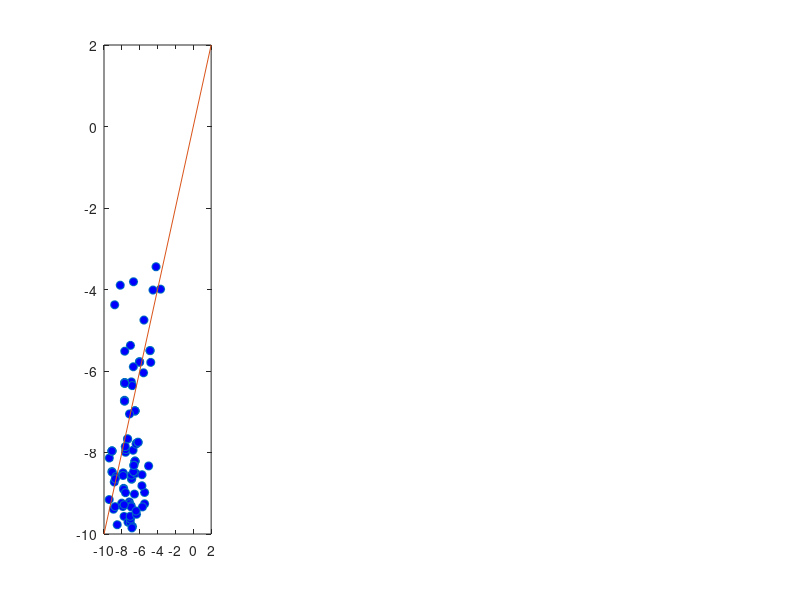

Write the MATLAB code that produced this figure. (Note: this script raises an error after producing the figure.)
% for paper "Inferring stochastic dynamics of complex systems", T.-T. Gao,
% B. Barzel, and G. Yan
clc; clear;
%load data
data = csvread('PathDataNewValues.csv');
injection = csvread('injection_position.csv');

% NTG
Type1 = zeros(4,size(data,2));
Type1(1,:) = mean(data(1:4,1:end));
std1 = std(data(1:4,1:end));
Type1(2,:) = mean(data(8:15,1:end));
std2 = std(data(8:15,1:end));
Type1(3,:) = mean(data(23:28,1:end));
std3 = std(data(23:28,1:end));
Type1(4,:) = mean(data(34:39,1:end));
std4 = std(data(34:39,1:end));

% G2019S
Type2 = zeros(4,size(data,2));
Type2(1,:) = mean(data(5:7,1:end));
std1 = std(data(5:7,1:end));
Type2(2,:) = mean(data(16:22,1:end));
std2 = std(data(16:22,1:end));
Type2(3,:) = mean(data(29:33,1:end));
std3 = std(data(29:33,1:end));
Type2(4,:) = mean(data(40:end,1:end));
std4 = std(data(40:end,1:end));

% data augumentation
DataSet = zeros(5000,size(data,2)*5);
for i = 1:5000
    m1 = round(rand(1,2).*3+1);
    m2 = round(rand(1,4).*7+8);
    m3 = round(rand(1,3).*5+23);
    m4 = round(rand(1,3).*5+34);
%     DataSet(4*i-3,1:size(data,2)) = injection;
%     DataSet(4*i-3,size(data,2)+1) = 1;
%     DataSet(4*i-3,size(data,2)+2:end) = std1.*randn(1,160).*0.1 + Type1(1,:);
%     DataSet(4*i-2,1:size(data,2)) = injection;
%     DataSet(4*i-2,size(data,2)+1) = 3;
%     DataSet(4*i-2,size(data,2)+2:end) = std2.*randn(1,160).*0.1 + Type1(2,:);
%     DataSet(4*i-1,1:size(data,2)) = injection;
%     DataSet(4*i-1,size(data,2)+1) = 3;
%     DataSet(4*i-1,size(data,2)+2:end) = std3.*randn(1,160).*0.1 + Type1(3,:);
%     DataSet(4*i,1:size(data,2)) = injection;
%     DataSet(4*i,size(data,2)+1) = 3;
%     DataSet(4*i,size(data,2)+2:end) = std4.*randn(1,160).*0.1 + Type1(4,:);
    DataSet(i,1:size(data,2)) = injection;
    DataSet(i,size(data,2)+1:size(data,2)*2) = std1.*randn(1,160).*0.1 + Type1(1,:);
    DataSet(i,size(data,2)*2+1:size(data,2)*3) = std2.*randn(1,160).*0.08 + Type1(2,:);
    DataSet(i,size(data,2)*3+1:size(data,2)*4) = std3.*randn(1,160).*0.08 + Type1(3,:);
    DataSet(i,size(data,2)*4+1:size(data,2)*5) = std4.*randn(1,160).*0.08 + Type1(4,:);
end

%writematrix(DataSet,'initial_injection_dataset.csv');

% load('W.mat');
% %ic*ic -> adjust the matrix
% Wnew = zeros(length(W));
% Wnew(1:length(W)/2,1:length(W)/2) = W(1:length(W)/2,1:length(W)/2);
% Wnew(length(W)/2+1:end,length(W)/2+1:end) = W(length(W)/2+1:end,1:length(W)/2);
% Wnew(length(W)/2+1:end,1:length(W)/2) = W(length(W)/2+1:end,length(W)/2+1:end);
% Wnew(1:length(W)/2,length(W)/2+1:end) = W(1:length(W)/2,length(W)/2+1:end);

A = csvread('TauWValues.csv');
ii = 1;
for i = 1:size(A,1)
    for j = 1:size(A,1)
        if A(i,j) ~= 0
            E(ii,1) = i;
            E(ii,2) = j;
            E(ii,3) = A(i,j);
            ii = ii+1;
        end
    end
end
Enew = sortrows(E,2);

%DataSet = csvread('path_data_augment.csv');
STD = [std1;std2;std3;std4];


% retro A; antero A';
aA = A';
ii = 1;
for i = 1:size(aA,1)
    for j = 1:size(aA,1)
        if aA(i,j) ~= 0
            aE(ii,1) = i;
            aE(ii,2) = j;
            aE(ii,3) = aA(i,j);
            ii = ii+1;
        end
    end
end
aEnew = sortrows(aE,2);

RA_E = [];
RA_E(1:length(aEnew),1:3) = Enew;

for i = 1:length(aEnew)
    m = find(Enew(:,1)==aEnew(i,1));
    n = find(Enew(m,2)==aEnew(i,2));
    if length(m) ~= 0 && length(n) ~= 0
        RA_E(m(n),4) = aEnew(i,3);
    else
        tmp = [aEnew(i,1:2),0,aEnew(i,3)];
        RA_E = [RA_E;tmp];
    end
end
Ret_Ant_E = sortrows(RA_E,2);
kk = Ret_Ant_E(:,3:4);
tempE = [Ret_Ant_E(:,1:2),kk];
%writematrix(tempE,'retro_antero_edge.csv');

% writematrix(DataSet,'augDataSet_ave.csv');

% writematrix(Type1,'aveData.csv');

 D = csvread('TauD.csv');
 Dnew = 1./log(D.^2);
 ii = 1;
for i = 1:size(Dnew,1)
    for j = 1:size(Dnew,1)
        if Dnew(i,j) ~= 0 && Dnew(i,j)>=0.11
            DE(ii,1) = i;
            DE(ii,2) = j;
            DE(ii,3) = Dnew(i,j);
            ii = ii+1;
        end
    end
end
DEnew = sortrows(DE,2);

RA_ED = [];
RA_ED(1:length(Ret_Ant_E),1:4) = Ret_Ant_E;

for i = 1:length(DEnew)
    m = find(Ret_Ant_E(:,1)==DEnew(i,1));
    n = find(Ret_Ant_E(m,2)==DEnew(i,2));
    if length(m) ~= 0 && length(n) == 1
        RA_ED(m(n),5) = DEnew(i,3);
    else
        tmp = [DEnew(i,1:2),0,0,DEnew(i,3)];
        RA_ED = [RA_ED;tmp];
    end
end
Ret_Ant_ED = sortrows(RA_ED,2);

%writematrix(Ret_Ant_ED,'Elist_re_an_eu.csv');
Dnew(Dnew<0.11)=0;

%%
t = [1,3,6,9];
Functions = zeros(4,160);
for i = 1:160
    tmp_r = 0;
    tmp_a = 0;
    tmp_e = 0;
    for j = 1:160
%         tmp_r = tmp_r + (injection(j)./(1+exp(-A(j,i))));
%         tmp_a = tmp_a + (injection(j)./(1+exp(-aA(j,i))));
%         tmp_e = tmp_e + (injection(j)*exp(Dnew(j,i)));
        if A(j,i)~=0
            tmp_r = tmp_r + (injection(j)./(1+exp(-A(j,i))));
        else
            tmp_r = tmp_r + 0;
        end
        if aA(j,i)~=0
            tmp_a = tmp_a + (injection(j)./(1+exp(-aA(j,i))));
        else
            tmp_a = tmp_a + 0;
        end
        if Dnew(j,i) ~=0
            tmp_e = tmp_e + (injection(j)*exp(Dnew(j,i)));
        else
            tmp_e = tmp_e + 0;
        end
    end
    Function(1,i) = injection(i);
    Function(2,i) = tmp_r;
    Function(3,i) = tmp_a;
    Function(4,i) = tmp_e;
end
% coef = zeros(4,160);
% for i = 1:160
% p1 = Function(1,i);
% p2 = Function(2,i);
% p3 = Function(3,i);
% p4 = Function(4,i);
% yy = Type1(:,i);
tt = [-1.44; -2.84; 0.32; 0.90;]+[1.5*1;1.5*3;1.5*6;1.5*9;]; % c = ct+1.5t
%tt = -[-0.063203;-1.658832;-9.319879;-14.395618];
% %tt = -[-0.05293649;-1.730772;-7.7784014;-12.183602];
% ff = fittype(['(c1*',num2str(p1),'+c2*',num2str(p2),'+c3*',num2str(p3),'+c4*',num2str(p4),')*tt'],'dependent',{'yy'},...
%     'independent',{'tt'}, 'coefficients',{'c1','c2','c3','c4'});
% % ff = fittype(['(c1*',num2str(p1),'+c2*',num2str(p2),'+c3*',num2str(p3),')*tt'],'dependent',{'yy'},...
% %   'independent',{'tt'}, 'coefficients',{'c1','c2','c3'})
% myfit = fit(tt,yy,ff);
% coef(1,i) = myfit.c1;
% coef(2,i) = myfit.c2;
% coef(3,i) = myfit.c3;
% coef(4,i) = myfit.c4;
% end

%% tau diffusion prediction
coef = csvread('inferred_coef_NTG.csv');
%coef = csvread('inferred_coef_mutation_re08_ant028.csv');
y_infer = [];
%injection = zeros(1,160);
%idx = randi(160,5,1);
%idx = [60,62,63];
%injection(idx)=1;
for i = 1:160
    tmp_r = 0;
    tmp_a = 0;
    tmp_e = 0;
    for j = 1:160
%         tmp_r = tmp_r + (injection(j)./(1+exp(-A(j,i))));
%         tmp_a = tmp_a + (injection(j)./(1+exp(-aA(j,i))));
%         tmp_e = tmp_e + (injection(j)*exp(Dnew(j,i)));
        if A(j,i)~=0
            tmp_r = tmp_r + (injection(j)./(1+exp(-A(j,i))));
        else
            tmp_r = tmp_r + 0;
        end
        if aA(j,i)~=0
            tmp_a = tmp_a + (injection(j)./(1+exp(-aA(j,i))));
        else
            tmp_a = tmp_a + 0;
        end
        if Dnew(j,i) ~=0
            tmp_e = tmp_e + (injection(j)*exp(Dnew(j,i)));
        else
            tmp_e = tmp_e + 0;
        end
    end
    y_infer(1,i) = (injection(i)*coef(1,i)+tmp_r*coef(2,i)+tmp_a*coef(3,i)+tmp_e*coef(4,i))*tt(1);
    y_infer(2,i) = (injection(i)*coef(1,i)+tmp_r*coef(2,i)+tmp_a*coef(3,i)+tmp_e*coef(4,i))*tt(2);
    y_infer(3,i) = (injection(i)*coef(1,i)+tmp_r*coef(2,i)+tmp_a*coef(3,i)+tmp_e*coef(4,i))*tt(3);
    y_infer(4,i) = (injection(i)*coef(1,i)+tmp_r*coef(2,i)+tmp_a*coef(3,i)+tmp_e*coef(4,i))*tt(4);
end
% stochastic
% y_infer(1,:) = y_infer(1,:)+std1.*randn(1,160).*0.1;
% y_infer(2,:) = y_infer(2,:)+std2.*randn(1,160).*0.1;
% y_infer(3,:) = y_infer(3,:)+std3.*randn(1,160).*0.1;
% y_infer(4,:) = y_infer(4,:)+std4.*randn(1,160).*0.1;

% determ
y_infer(1,:) = abs(y_infer(1,:));
y_infer(2,:) = abs(y_infer(2,:));
y_infer(3,:) = abs(y_infer(3,:));
y_infer(4,:) = abs(y_infer(4,:));




figure;
subplot(1,4,1)
%set(gcf, 'Position', [500,500,400,400])
plot(log(Type1(1,:)),log(y_infer(1,:)),'o','MarkerFaceColor','b')
hold on
plot([-10,2],[-10,2],'-')
xlim([-10,2]);
ylim([-10,2]); 
mdl = fitlm(Type1(1,:),y_infer(1,:))


subplot(1,4,2)
%set(gcf, 'Position', [500,500,400,400])
plot(log(Type1(2,:)),log(y_infer(2,:)),'o','MarkerFaceColor','b')
hold on
plot([-10,2],[-10,2],'-')
xlim([-10,2]);
ylim([-10,2]); 
mdl = fitlm(Type1(2,:),y_infer(2,:))

subplot(1,4,3)
%set(gcf, 'Position', [500,500,400,400])
plot(log(Type1(3,:)),log(y_infer(3,:)),'o','MarkerFaceColor','b')
hold on
plot([-10,2],[-10,2],'-')
xlim([-10,2]);
ylim([-10,2]); 
mdl = fitlm(Type1(3,:),y_infer(3,:))

subplot(1,4,4)
%set(gcf, 'Position', [500,500,400,400])
plot(log(Type1(4,:)),log(y_infer(4,:)),'o','MarkerFaceColor','b')
hold on
plot([-10,2],[-10,2],'-')
xlim([-10,2]);
ylim([-10,2]); 
mdl = fitlm(Type1(4,:),y_infer(4,:))



% figure;
% subplot(1,4,1)
% %set(gcf, 'Position', [500,500,400,400])
% plot(log(Type2(1,:)),log(y_infer(1,:)),'o','MarkerFaceColor','b')
% hold on
% plot([-10,2],[-10,2],'-')
% xlim([-10,2]);
% ylim([-10,2]); 
% mdl = fitlm(Type2(1,:),y_infer(1,:))
% 
% 
% subplot(1,4,2)
% %set(gcf, 'Position', [500,500,400,400])
% plot(log(Type2(2,:)),log(y_infer(2,:)),'o','MarkerFaceColor','b')
% hold on
% plot([-10,2],[-10,2],'-')
% xlim([-10,2]);
% ylim([-10,2]); 
% mdl = fitlm(Type2(2,:),y_infer(2,:))
% 
% subplot(1,4,3)
% %set(gcf, 'Position', [500,500,400,400])
% plot(log(Type2(3,:)),log(y_infer(3,:)),'o','MarkerFaceColor','b')
% hold on
% plot([-10,2],[-10,2],'-')
% xlim([-10,2]);
% ylim([-10,2]); 
% mdl = fitlm(Type2(3,:),y_infer(3,:))
% 
% subplot(1,4,4)
% %set(gcf, 'Position', [500,500,400,400])
% plot(log(Type2(4,:)),log(y_infer(4,:)),'o','MarkerFaceColor','b')
% hold on
% plot([-10,2],[-10,2],'-')
% xlim([-10,2]);
% ylim([-10,2]); 
% mdl = fitlm(Type2(4,:),y_infer(4,:))
% 
% %writematrix(y_infer,'inferred_tau_path_0633.csv');

%% null model test
% rsquare = zeros(500,4);
% Error = zeros(4,500);
% for nt = 1:500
% y_infer = [];
% injection = zeros(1,160);
% %idx = randi(160,5,1);
% idx = [52,60,62,63,96];
% %idx = [60,62,63,96];
% injection(idx)=1;
% for i = 1:160
%     tmp_r = 0;
%     tmp_a = 0;
%     tmp_e = 0;
%     for j = 1:160
%         tmp_r = tmp_r + (injection(j)./(1+exp(-A(j,i))));
%         tmp_a = tmp_a + (injection(j)./(1+exp(-aA(j,i))));
%         tmp_e = tmp_e + (injection(j)*exp(Dnew(j,i)));
%     end
%     y_infer(1,i) = (injection(i)*coef(1,i)+tmp_r*coef(2,i)+tmp_a*coef(3,i)+tmp_e*coef(4,i))*tt(1);
%     y_infer(2,i) = (injection(i)*coef(1,i)+tmp_r*coef(2,i)+tmp_a*coef(3,i)+tmp_e*coef(4,i))*tt(2);
%     y_infer(3,i) = (injection(i)*coef(1,i)+tmp_r*coef(2,i)+tmp_a*coef(3,i)+tmp_e*coef(4,i))*tt(3);
%     y_infer(4,i) = (injection(i)*coef(1,i)+tmp_r*coef(2,i)+tmp_a*coef(3,i)+tmp_e*coef(4,i))*tt(4);
%     
% end
% y_infer(1,:) = y_infer(1,:)+std1.*randn(1,160).*0.1;
% y_infer(2,:) = y_infer(2,:)+std2.*randn(1,160).*0.1;
% y_infer(3,:) = y_infer(3,:)+std3.*randn(1,160).*0.1;
% y_infer(4,:) = y_infer(4,:)+std4.*randn(1,160).*0.1;
% 
% y_infer(1,:) = abs(y_infer(1,:));
% y_infer(2,:) = abs(y_infer(2,:));
% y_infer(3,:) = abs(y_infer(3,:));
% y_infer(4,:) = abs(y_infer(4,:));
% 
% error_tmp = sum(abs(Type1-y_infer),2);
% 
% mdl1 = fitlm(Type1(1,:),y_infer(1,:));
% mdl2 = fitlm(Type1(2,:),y_infer(2,:));
% mdl3 = fitlm(Type1(3,:),y_infer(3,:));
% mdl4 = fitlm(Type1(4,:),y_infer(4,:));
% 
% rsquare(nt,1) = mdl1.Rsquared.Ordinary;
% rsquare(nt,2) = mdl2.Rsquared.Ordinary;
% rsquare(nt,3) = mdl3.Rsquared.Ordinary;
% rsquare(nt,4) = mdl4.Rsquared.Ordinary;
% 
% Error(:,nt) = error_tmp;
% 
% 
% end

%% 
name_id = fopen('names.csv');
Names = textscan(name_id,'%s%d%f%d','Delimiter',',');
fclose(name_id);

tmpy = csvread('inferred_tau_path.csv');
aa = load('namelist.mat');
aa = aa.aa;
tmpy = y_infer;
figure;
set(gcf, 'Position', [500,500,600,400])
xd = [1,2,3,4];
for i = 121:160 %change the range to get the different rigions' results
tmpstd = [std1(i);std2(i);std3(i);std4(i);];
%Infer = [Type1(:,i),tmpstd,tmpy(:,i)];
row_index = ceil(i/8);
column_index = i-(row_index-1)*8;
subplot(5,8,i-120)
e = errorbar(xd,Type1(:,i),tmpstd,'.','linewidth',1)
e.Color = 'blue';
hold on
plot(xd,Type1(:,i),'b-','linewidth',1)
plot(tmpy(:,i),'-','linewidth',1)
set(gca,'xticklabel',[])
title(aa{i})
end
